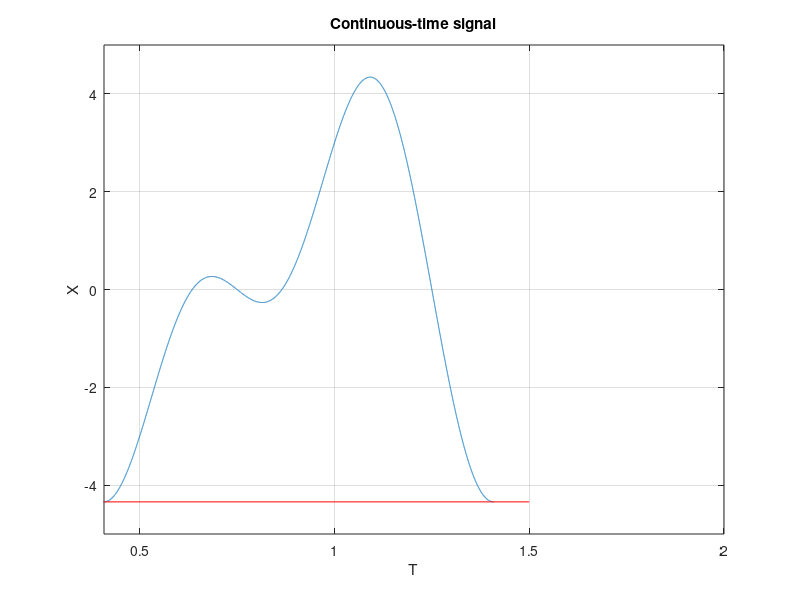

Recreate this plot in MATLAB.
fs = 10e3;
t = 0:1/fs:1.4085; % The reason we set it from 0 to 1.5 was that it was one of the closest metrics to 1 period. We then proved that a complete period is at the moments %of Min_x - 1.4085 t.

x = 3*cos(2*pi*t) + 2*sin(4*pi*t);
plot(t, x)

[MinVal, I] = min(x); % To find start of the period.
Min_x = t(I); % This is the starting point of the signal's period.
axis([Min_x 2 -5 5]) % Suitable t and x values selected to better showing of the signal's period.

hold on
plot([0 1.5], [min(x) min(x)], 'r-') % This line clarify that signal's period has a starting and end point in a graph.

xlabel('T'), ylabel('X'), title('Continuous-time signal') % To clarify the graph, these labels were added.
grid on

y_equal = (x == min(x)); % We are looking for the end point of the signal's period.

sum(y_equal); % The values we are looking for a full period are precisely available since the result of this function is 2.

k = find(y_equal); % In k there are indices of these points. first we set the t interval 0 - 1.5 but it was a little more than a full period. To find the exact        % metrics, we first looked at the starting point of the signal's period. min(x) gave us the smallest value of x, and we were able to find its index equivalent in t.   % For the larger value t, we looked at t(14085), where 14085 is the second element of k.
% The length of t is 14086 and the value we get from k is 14085. On the t-axis, this number corresponds to 1.4085 t.

length(t); % We have proved that the length of t is longer than 14085.

instantaneousPower = x.^2;
averagePower = mean(instantaneousPower);
disp(['average power of the continuous signal: ', num2str(averagePower)]);

y = [1 -2 3 -4 5]

lengthOfDiscreteSignal = length(y)
ThirdValueOfDiscreteSignal = y(3) %third value of the array y.

totalValueOfDiscreteSignal = 0;
for i = 1:length(y)
totalValueOfDiscreteSignal = totalValueOfDiscreteSignal + y(i);
end
totalValueOfDiscreteSignal

%totalValueOfDiscreteSignal2 = sum(y) %same result with for loop

totalEnergyOfDiscreteSignal = sum(y.^2) %Energy of discrete time signal x[n] is 
%calculated using the formula E = sum(y(n).^2)